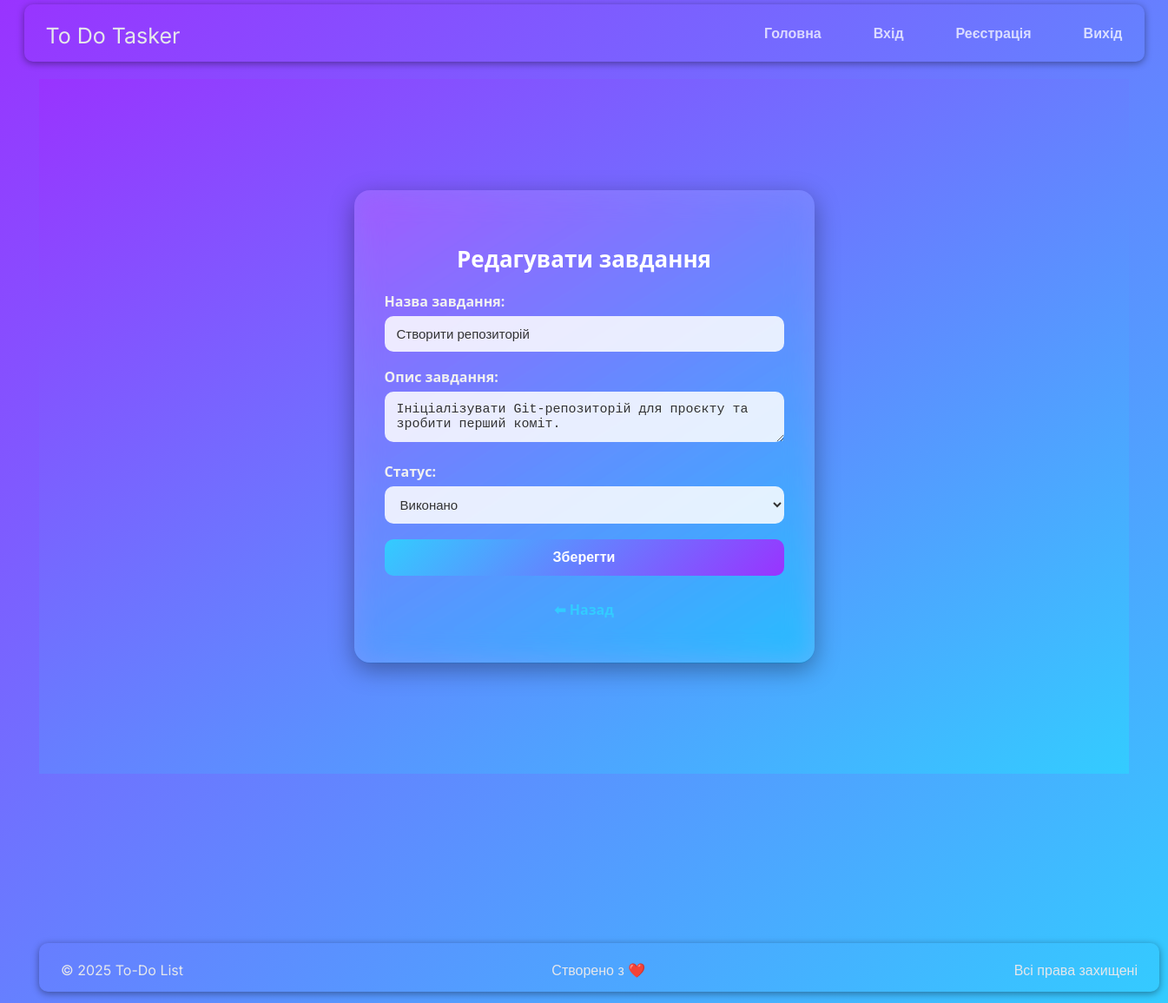
Page /edit/8 (signed in) on the committed database.
### models/task.py (models this page shows, shortened)
class Task(Base):
    __tablename__ = "tasks"
    id: Mapped[int] = mapped_column(Integer, primary_key=True, index=True)
    title: Mapped[str] = mapped_column(String, nullable=False)
    description: Mapped[str] = mapped_column(String, nullable=False)
    status: Mapped[str] = mapped_column(String, default="new")
    user_id: Mapped[int] = mapped_column(ForeignKey("users.id"), nullable=True)
    user: Mapped["User"] = relationship("User", back_populates="tasks")

### app.py (the view, shortened to what this page needs)
@app.route("/edit/<int:task_id>", methods=["GET", "POST"])
def edit_task(task_id):
    if "user_id" not in session:
        return redirect(url_for("login"))
    with SessionLocal() as db:
        task = db.query(Task).filter(
            Task.id == task_id,
            Task.user_id == session["user_id"]
        ).first()
        if not task:
            return "Завдання не знайдено", 404
    return render_template("task_form.html", mode="edit", task=task)

### templates/task_form.html (shortened to what this page needs)
{% extends "base.html" %}
{% block content %}
<div class="body_task_form">
  <div class="task_form-box">
    <h2>
      {% if mode == 'add' %}Додати завдання{% else %}Редагувати завдання{% endif %}
    </h2>
    <form method="post">
      <div>
        <label>Назва завдання:</label>
        <input type="text" name="title" value="{{ task.title if task else '' }}" required>
      </div>
      <div>
        <label>Опис завдання:</label>
        <textarea name="description" required>{{ task.description if task else '' }}</textarea>
      </div>
      <div>
        <label>Статус:</label>
        <select name="status" required>
          <option value="done" {% if task and task.status == 'done' %}selected{% endif %}>Виконано</option>
        </select>
      </div>
      <button type="submit">
        {% if mode == 'add' %}Додати{% else %}Зберегти{% endif %}
      </button>
    </form>
    <p class="text-center">
      <a href="{{ url_for('tasks_page', q=request.args.get('q'), status=request.args.get('status')) }}">
      </a>
    </p>
  </div>
</div>
{% endblock %}

### static/css/styles.css (style rules this page uses)
body { margin: 0; padding: 0; background: linear-gradient(to top left, #33ccff 0%, #9933ff 100%); font-family: 'Inter', sans-serif; }
p { text-align: center; margin-bottom: 10px; color: #e5e7eb; }
.body_task_form { display: flex; justify-content: center; align-items: center; min-height: 100vh; margin: 0; background: linear-gradient(to top left, #33ccff 0%, #9933ff 100%); font-family: 'Segoe UI', Tahoma, Geneva, Verdana, sans-serif; }
.task_form-box { background: rgba(255, 255, 255, 0.12); backdrop-filter: blur(16px) saturate(180%); -webkit-backdrop-filter: blur(16px) saturate(180%); border-radius: 18px; padding: 40px 35px; width: 460px; box-shadow: 0 8px 28px rgba(0, 0, 0, 0.35); color: #fff; }
.task_form-box h2 { font-size: 26px; font-weight: 700; text-align: center; margin-bottom: 20px; color: #fff; }
.task_form-box label { display: block; text-align: left; font-weight: 600; margin-bottom: 6px; color: #f1f1f1; }
.task_form-box input, .task_form-box textarea, .task_form-box select { width: 100%; box-sizing: border-box; padding: 12px 14px; margin-bottom: 18px; border: none; border-radius: 10px; font-size: 15px; color: #333; background: rgba(255, 255, 255, 0.85); outline: none; transition: all 0.3s ease; }
.task_form-box button { width: 100%; padding: 12px; border: none; border-radius: 10px; background: linear-gradient(135deg, #33ccff, #9933ff); color: #fff; font-size: 16px; font-weight: 600; cursor: pointer; transition: 0.3s ease; }
.task_form-box a { display: inline-block; margin-top: 12px; color: #33ccff; font-weight: 600; text-decoration: none; transition: 0.3s; }

### rows in the picture
Task: title "Створити репозиторій", description "Ініціалізувати Git-репозиторій для проєкту та зробити перший коміт.", status "Виконано"
